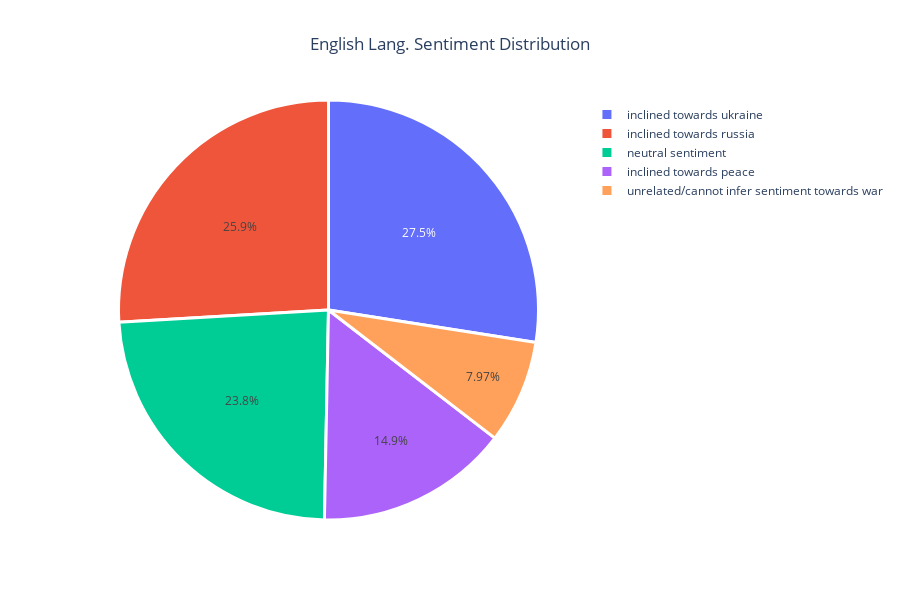

Notebook source saved alongside this figure:
### Code cell
import plotly.graph_objects as go

data = {'inclined towards ukraine': 534, 'inclined towards russia': 504, 'neutral sentiment': 462, 'inclined towards peace': 289, 'unrelated/cannot infer sentiment towards war': 155}

labels = list(data.keys())
values = list(data.values())

fig = go.Figure(data=[go.Pie(labels=labels, values=values, marker=dict(line=dict(color='white', width=3)))])

fig.update_layout(title="English Lang. Sentiment Distribution", title_x=0.5, height=600, width=900)

fig.show()

### Figure 1 — Plotly figure (JSON) as saved in the notebook; plotly's stock layout.template omitted (floating-point values rounded to 4 significant figures)
{"data": [{"labels": ["inclined towards ukraine", "inclined towards russia", "neutral sentiment", "inclined towards peace", "unrelated/cannot infer sentiment towards war"], "marker": {"line": {"color": "white", "width": 3}}, "type": "pie", "values": [534, 504, 462, 289, 155]}], "layout": {"height": 600, "title": {"text": "English Lang. Sentiment Distribution", "x": 0.5}, "width": 900}}
